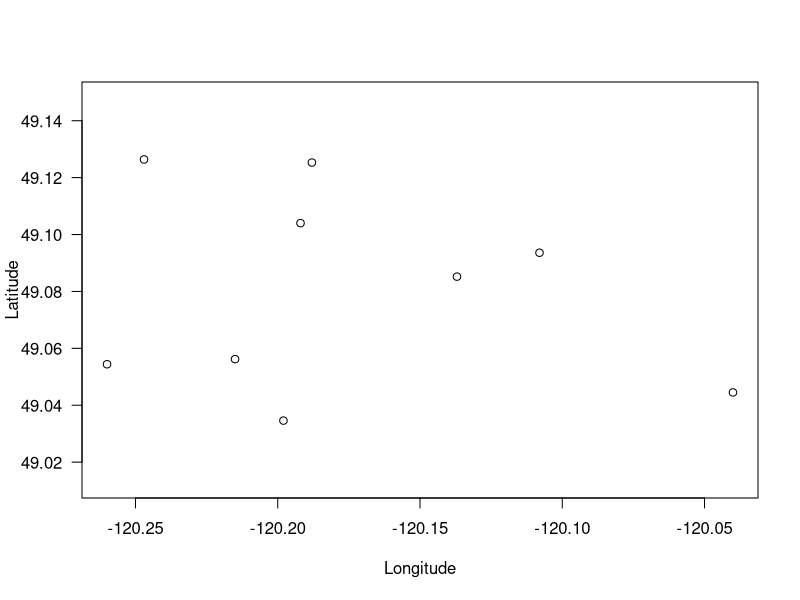

Reproduce this figure in R. (Note: this script raises an error after producing the figure.)
# GIS-extraction: A list of useful fucntions for GIS Operations in R
# Used to extract and collate GIS variables for camera trap analysis
# Started by M Fennell
# mitchfen@mail.ubc.ca

### 0. Setup ####
#Load Packages

list.of.packages <- c("raster",           # If you are working with Rasters this is essential
                      "osmdata",          # Access the OpenStreet map interface -> it is constantly updated
                      "sf",               # The go to package for spatial operations
                      "bcmaps",           # The BC specific resources
                      "spex",             # ?
                      "dplyr",            # Tidyverse package for data manipulation
                      "ggplot2",          # Plotting tools
                      "rgeos",            # Spatial operation backend package
                      "spatialEco",       # Handy tools for spatial ecology
                      "MODISTools",       # Tool for extracting NDVI
                      "ggmap",            # Add background  
                      "ggsn",             # north arrow 
                      "ggspatial",        # scale bar
                      "cowplot",          # inset map
                      "leaflet")          # Tool for interactive maps!

# Check which ones you dont have
new.packages <- list.of.packages[!(list.of.packages %in% installed.packages()[,"Package"])]
#Install the ones you dont have
if(length(new.packages)) install.packages(new.packages)
# Load the packages
lapply(list.of.packages, require, character.only = TRUE)

###############################################################
### Load in your camera locations #############################

sta <- read.csv("Example locations/Example_Camera_Locations.csv", header=T)

# Plot them
plot(sta$Longitude, sta$Latitude, asp=T, las=1,
     xlab="Longitude", ylab="Latitude")

# The following code determines the best UTM for your data

mlong <- mean(sta$Longitude); mlat <- mean(sta$Latitude)

# UTM finder function
lonlat2UTM <-  function(lonlat) {
  utm <-  (floor((lonlat[1] + 180) / 6) %% 60) + 1
  if(lonlat[2] > 0) {
    utm + 32600
  } else{
    utm + 32700
  }
}

crs.utm <- lonlat2UTM(c(mlong,mlat))

## Convert your camera points into a shapefile using simple features (sf)
sta.wgs <- st_as_sf(sta, coords = c("Longitude", "Latitude"), crs=4326) # Note the CRS tells R that the projection is WGS1984

## Convert the lat long to UTM - st_transform
sta.utm <- st_transform(sta.wgs,crs=crs.utm) 

### Buffer these points by 50km to create an area of interest(AOI) 
tmp <- st_buffer(sta.utm, 50000)

# Get the bounding box coordinates
aoi.utm <- st_as_sfc(st_bbox(tmp))
aoi.wgs <- st_bbox(st_transform(aoi.utm, 4326))
#remove(tmp)

# Check your aoi is sensible
plot(st_geometry(aoi.utm))  # Plot the box
plot(st_geometry(sta.utm), add=T, col="red", pch=19) # Add your camera stations

st_write(aoi.utm, paste0("Exported_data/", "aoi_utm.shp"), append=F)






###########################################################
### 2. Extract OSM data ###################################

# ESSENTIAL - SEE OSM CATAEGORIES FOR DETAIL:

# https://wiki.openstreetmap.org/wiki/Map_features

# Create your bounding box
bb_wgs <- st_bbox(aoi.wgs)


# Highways represent all linear features
highway <- opq(bb_wgs) %>%
           add_osm_feature("highway") %>%
           osmdata_sf()

# Convert the extracted highways to the chosen UTM
lines.shp <- st_transform(highway$osm_lines, crs=crs(sta.utm))

# Plot in Base R
plot(st_geometry(lines.shp), col="grey2")
# Add camera stations
plot(st_geometry(sta.utm), add=T, col="red", pch=19) # Add your camera stations

# Plot using ggplot (commented out becasue this takes ages for me)
# ggplot(lines.shp, aes(color = osm_id)) +
#   geom_sf() +
#   theme(legend.position = "none")

########
# Filter OSM objects

# Look good? Now filter into desired categories
trails.shp = lines.shp %>%
  filter(highway %in% c("path","bridleway","footway"))

ggplot(lines.shp, aes(color = osm_id)) +
  geom_sf() +
  theme(legend.position = "none")

roads.shp = lines.shp %>%
  filter(highway %in% c("track","unclassified","service"))

ggplot(roads.shp, aes(color = osm_id)) + 
  geom_sf() +
  theme(legend.position = "none")

##############################
# Save shapefiles ############ 
dir.create("Exported_data")

# Save as shapefile [NOT WORKING]
#st_write(trails.shp, paste0("Exported_data/", "New_trails.shp"), append=F)
#st_write(roads.shp,  paste0("Exported_data/", "New_roads.shp"), append=F)
#st_write(lines.shp,  paste0("Exported_data/", "New_roads_trails.shp"), append=F)

colnames(trails.shp)
########################################
### 3. Extract elevation for points ####
# Currently using 25m 1:250000 BC Gov CDED DEM 
# (https://www2.gov.bc.ca/gov/content/data/geographic-data-services/topographic-data/elevation/digital-elevation-model)


# Download DEM for AOI
#extent_CATH_sf <- spex(extent_CATH, crs = CATH_crs)
DEM_raster <- cded_raster(aoi = aoi.utm)
plot(DEM_raster)
# Check the stations are there!
plot(st_geometry(sta.wgs), add=T)

# Extract value from raster at each point and add it to your dataframe
sta$Elevation <- extract(DEM_raster, sta.wgs)

#alternative option if the area is not in BC (cded_raster only work for BC)



######################################################
# Extract distance to other polygons or lines


### 4. Extract distance to trails and roads (and both) ####
#trails
plot(trails.shp)

# Find the nearest object
nearest  <- st_nearest_feature(sta.utm, trails.shp)
# For each station, measure the distance to the nearest object and add it to the sta datafile
sta$d.TRL <-  st_distance(sta.utm, trails.shp[nearest,], by_element=TRUE)

#Repeat for roads
# Find the nearest object
nearest  <- st_nearest_feature(sta.utm, trails.shp)
# For each station, measure the distance to the nearest object and add it to the sta datafile
sta$d.ROAD <-  st_distance(sta.utm, roads.shp[nearest,], by_element=TRUE)

# Repeat for linear features
# Find the nearest object
nearest  <- st_nearest_feature(sta.utm, lines.shp)
# For each station, measure the distance to the nearest object and add it to the sta datafile
sta$d.LIN <-  st_distance(sta.utm, lines.shp[nearest,], by_element=TRUE)


##################################################################
## 5. linear density in buffer-----------------------------------------------------------

#here using the trails.shp but can be done with any linear feature

#create buffer for each camera traps
sta.utm_buffer <- st_buffer(sta.utm, dist = 500) #pick distance in meters
sta.utm_buffer$area <- st_area(sta.utm_buffer) #calculate area of the buffer

trail_length <- list() #create output

for (i in 1:nrow(sta.utm_buffer)) { #for each buffer we caclulate de density 
  split_lines <- trails.shp %>%
    st_cast(., "MULTILINESTRING", group_or_split = FALSE) %>%
    st_intersection(., sta.utm_buffer[i, ]) %>%
    mutate(lineid = row_number())
  trail_length[[i]] <- split_lines %>%
    mutate(length = sum(st_length(.)))
}

#group by camera trap
trail_length <-  do.call(rbind, trail_length)%>%
  dplyr::group_by(Deployment.Location.ID) %>% #put the name of the camera traps column
  summarize(length = sum(length))

trail_length$length_n <- as.numeric(trail_length$length) 
sta.utm_buffer$area_n <- as.numeric(sta.utm_buffer$area) 

#final math of density calculus 
sta.utm_buffer <- sta.utm_buffer %>%
  st_join(., trail_length, join = st_intersects) %>%
  mutate(density = length_n/area_n)

sta.utm_buffer$density[is.na(sta.utm_buffer$density)] <- 0

#link back to camera trap shapefile
sta <- sta.utm_buffer %>%
  select(Deployment.Location.ID.x, density) %>%
  #  st_drop_geometry(.) %>%
  rename(Deployment.Location.ID = Deployment.Location.ID.x,
         Density_trail=density) %>%
  left_join(sta, by="Deployment.Location.ID") %>%
  st_as_sf(crs=4326) #put the right crs!

######################################################
### 6. Calculate terrain ruggedness ##################
#VRM (Sappington et al 2007)

vrm3 <- vrm(DEM_raster, s=3) #Likely use this one
vrm5 <- vrm(DEM_raster, s=5)

# Extract value from raster at each point
sta$VRM <- extract(vrm3, sta.wgs)

### Save and export master ####

write.csv(sta, "Exported_data/Station_Spatial_covariates.csv", row.names = F)

######################################################
### 7. Make nice maps in R ##################
##### THIS NO LONGER WORKS - STAMEN MAPS NO LONGER AVAILABLE - TO BE UPDATED #####

#check the coordinate
aoi.wgs

#maually copy coordinate here 
myLocation <- c(-120.96290, 48.56223, -119.31807, 49.59065) 

#add background
mad_map <- get_map(location=myLocation, maptype = "roadmap")

#check it load
plot(mad_map)

#you can pick different background 
??get_map # check mmaptype, some are not working 

#using ggmap to create background map 
(g1 <- ggmap(mad_map)+
   geom_sf(data=sta.wgs, inherit.aes = F)+
   ggtitle("My camera traps location"))

#You can change the coordinates above to "zoom"

#add some fake detection rate and species 
sta.wgs$detection <- c(1,5,6,2,3,4,8,9,10)
sta.wgs$species <- c("deer", "elephant", "deer",
                     "lion","dinosaur", "dinosaur",
                     "elephan", "lion","fish")

#group by species and summarise detection
sta.wgs_grp<- sta.wgs %>%
  group_by(species)%>%
  summarise(detection=sum(detection))%>%
  st_as_sf()

#add size and color
g1 <- ggmap(mad_map)+
 geom_sf(data=sta.wgs_grp, inherit.aes = F, aes(size=detection, color=detection))+
  scale_color_gradient(low="white", high="blue")+ #color bar
  scale_size_continuous(guide="none")+ #remove useless legend
  annotation_scale(location="bl", width_hint=0.3)+ # scale bar
  ggtitle("My detection")

#Now add a north arrow and plot the map.
north2(g1, x=.22, y=.3, symbol=9)
  
#Inset map
#select area we want in inset map
mapCan <- getData("GADM", country = "Canada",level = 1)
mapCan <- fortify(mapCan)

#create the inset map with a red rectangle of aoi (need to change coordinate)
g2 <- ggplotGrob(
  ggplot() +
  geom_polygon(data = mapCan, aes(x = long, y = lat, group = group),fill = "#b2b2b2", color = "black", size = 0.4) +
    coord_map() +
    theme_map() +
    theme(panel.background = element_rect(fill = NULL)) +
    geom_rect(
      aes(xmin = -120.96290, xmax = -119.31807, ymin = 48.56223, ymax = 49.59065), fill = NA, 
      col = "red", size = 1
    )
)
  
plot(g2)

#need to play with the coordinate of the map to make it nice, here it is just an example
g1<- g1+
  annotation_custom(grob = g2, xmin = -119.8, xmax = -119.4,
                    ymin = 48.6, ymax = 48.8)
north2(g1, x=.22, y=.3, symbol=9)

### Inset map - alternate method
# The above method can take quite a while to render, 
# here is an alternate, quick and dirty method:

# get BC outline from bcmaps package
mapBC <- bc_bound()

# plot rectangle of aoi on it
inset <- ggplot(mapBC) +
  geom_sf(fill = "white", colour = "black") +
  geom_sf(data = aoi.utm,
          color = "red", fill = "white") +
  theme_void()
inset

# plot together with main map (g1 as example here) 
# You'll need to play around with plot window size, x,y coords
# I also moved by legend in my g1 plot to make a space for the inset map in the bottom right
g1_inset <- ggdraw() +
  draw_plot(g1, x = -0.15, y = 0) +
  draw_plot(inset, x = 0.63, y = 0.1, width = 0.4, height = 0.4)
g1_inset


#quickly make a map for each species 
#I want a closer zoom so I change the ggmap location (you dont have to)

myLocation <- c(-120.27, 49.03, -120.03, 49.12) 

#add background
mad_map <- get_map(location=myLocation, maptype = "roadmap")

#plot map for each species and save map
unique<-unique(sta.wgs_grp$species)

#first create a folder "plot" in your working directory
for (i in unique){
  temp_map<-ggmap(mad_map)+
    geom_sf(data=subset(sta.wgs_grp, sta.wgs_grp$species==i), inherit.aes = F, aes(size=detection, color=detection))+
    ggtitle(i) 
  ggsave(paste0(i, ".png"), path="./plot/", height = 20, width = 20, units="cm")
}


#####################################
# Below not yet implemented



# ####################################################
# ### 4. Extract distance to water ###################
# # Using NRCAN CANVEC (https://maps.canada.ca/czs/index-en.html)
# 
# CATH_watercourse <- shapefile("D:/Mitch/Cathedral/3.Data/3.2 GIS/CANVEC_Water/watercourse_1.shp")
# CATH_waterbody <- shapefile("D:/Mitch/Cathedral/3.Data/3.2 GIS/CANVEC_Water/waterbody_2.shp")
# CATH_waterbody_line <- as(CATH_waterbody, "SpatialLinesDataFrame")
# 
# # Join waterbodies and watercourses (lakes and rivers/streams)
# CATH_water_combi <- raster::union(CATH_watercourse, CATH_waterbody_line)
# CATH_water_combi
# 
# # Re-project to UTM
# CATH_water_combi_proj <- spTransform(CATH_water_combi, CATH_crs)
# CATH_water_combi_proj
# 
# # Fix up points to match
# proj4string(CATH_points_sp) <- CRS("+init=epsg:4326 +proj=longlat +ellps=WGS84 +datum=WGS84 +no_defs +towgs84=0,0,0")
# CATH_points_sp_proj <- spTransform(CATH_points_sp, CATH_crs)
# CATH_points_sp_proj
# 
# # Extract distance to water
# CATH_dist_h2o <- cbind.data.frame(CATH_points$Site, CATH_points$Long, CATH_points$Lat)
# colnames(CATH_dist_h2o) <- c("Site", "Long", "Lat")
# 
# for (i in 1:nrow(CATH_points)){
#   tmp <- gDistance(CATH_points_sp_proj[i], CATH_water_combi_proj)
#   CATH_dist_h2o$d.H2O[i] <- tmp
# }
# 
# CATH_points_master <- left_join(CATH_points_master, CATH_dist_h2o)

